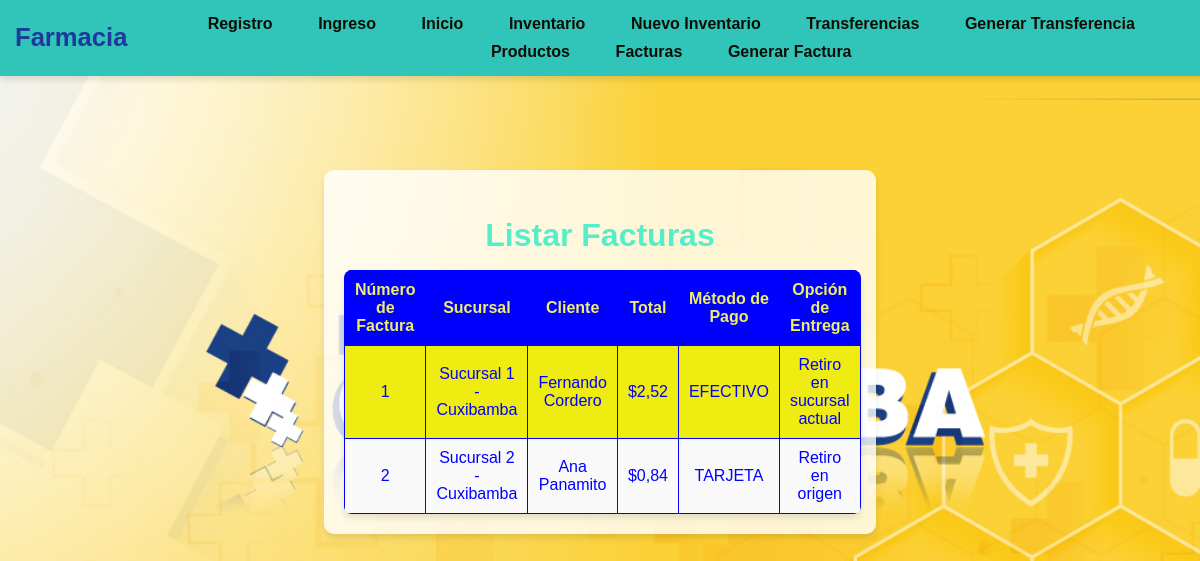
Page /facturas/ on the committed database.
### Farmacia/models.py (models this page shows, shortened)
class Factura(models.Model):
    numero = models.PositiveIntegerField(unique=True)
    fecha = models.DateField()
    sucursal = models.ForeignKey(Sucursal, related_name='factura_list', on_delete=models.CASCADE, null=True)
    cliente = models.ForeignKey(Cliente,related_name='factura_list', on_delete=models.CASCADE)
    inventario = models.ForeignKey(Inventario, on_delete=models.CASCADE, null=True)
    cantidad = models.PositiveIntegerField(default=0)
    impuesto = models.DecimalField(max_digits=10, decimal_places=2, default=0)
    subtotal = models.DecimalField(max_digits=10, decimal_places=2, default=0)
    total = models.DecimalField(max_digits=10, decimal_places=2, default=0)
    metodo_pago = models.CharField(max_length=20, choices=MetodoPago.choices)
    TipoEntrega = models.CharField(max_length=30, choices=TipoEntrega.choices, default=TipoEntrega.RETIRO_ORIGEN)

class Sucursal(models.Model):
    numero = models.PositiveIntegerField(unique=True)
    direccion = models.CharField(max_length=100)
    farmacia = models.ForeignKey(Farmacia, related_name='sucursal_list', on_delete=models.CASCADE)
    def __str__(self):
        return f"Sucursal {self.numero} - {self.farmacia.nombre}"

class Farmacia(models.Model):
    nombre = models.CharField(max_length=50)
    direccion = models.CharField(max_length=100)
    telefono = models.CharField(max_length=15)

class Persona(models.Model):
    nombre = models.CharField(max_length=100)
    cedula = models.CharField(max_length=20, unique=True)
    class Meta:
        abstract = True

class Cliente(Persona):
    telefono = models.CharField(max_length=20)
    email = models.EmailField(null=True, blank=True)
    def __str__(self):
        return self.nombre

### Farmacia/views.py (the view)
# urls.py: path('facturas/', views.listarfacturas, name='listar_facturas'),
def listarfacturas(request):
        facturas = Factura.objects.all()
        return render(request, 'listar_facturas.html', {'facturas': facturas})

### templates/listar_facturas.html (shortened to what this page needs)
{% load static %}
<!DOCTYPE html>
<html lang="es">
<head>
    <link rel="stylesheet" href="{% static 'css/styles.css' %}?v=2">
</head>
<body>
    <header>
        <h1>Farmacia</h1>
        <nav>
            <ul>
                <li><a href="/registro/">Registro</a></li>
                <li><a href="/login/">Ingreso</a></li>
                <li><a href="/inicio/">Inicio</a></li>
                <li><a href="/inventario/">Inventario</a></li>
                <li><a href="/inventario/nuevo/">Nuevo Inventario</a></li>
                <li><a href="/transferencias/">Transferencias</a></li>
                <li><a href="/transferencias/crear/">Generar Transferencia</a></li>
                <li><a href="/productos/">Productos</a></li>
                <li><a href="/facturas/">Facturas</a></li>
                <li><a href="/factura/crear/">Generar Factura</a></li>
            </ul>
        </nav>
    </header>
    <main>
        <div class="table-container">
            <h2>Listar Facturas</h2>
            <table>
                <thead>
                    <tr>
                        <th>Número de Factura</th>
                        <th>Sucursal</th>
                        <th>Cliente</th>
                        <th>Total</th>
                        <th>Método de Pago</th>
                        <th>Opción de Entrega</th>
                    </tr>
                </thead>
                <tbody>
                    {% for factura in facturas %}
                    <tr>
                        <td>{{ factura.numero }}</td>
                        <td>{{ factura.sucursal }}</td>
                        <td>{{ factura.cliente }}</td>
                        <td>${{ factura.total }}</td>
                        <td>{{ factura.metodo_pago }}</td>
                        <td>{{ factura.TipoEntrega }}</td>
                    </tr>
                    {% empty %}
                    <tr>
                        <td colspan="6">No hay facturas disponibles</td>
                    </tr>
                    {% endfor %}
                </tbody>
            </table>
        </div>
    </main>
</body>
</html>

### SistemaFarmacia/static/css/styles.css (style rules this page uses)
:root { --primary: #56eeca; --secondary: #6de0d7; --light-text: #ffffff; --dark-text: #333333; }
body { font-family: Arial, sans-serif; margin: 0; padding: 0; color: var(--dark-text); display: flex; flex-direction: column; align-items: center; justify-content: flex-start; min-height: 100vh; background-color: var(--primary); text-align: center; padding-top: 80px; }
header { background-color: var(--primary); color: var(--light-text); padding: 0.4rem 1rem; display: flex; align-items: center; justify-content: space-between; flex-wrap: wrap; box-shadow: 0 4px 6px rgba(0, 0, 0, 0.1); position: fixed; width: 100%; top: 0; left: 0; z-index: 1000; }
header h1 { margin: 0; font-size: 1.6rem; font-weight: bold; white-space: nowrap; }
nav { flex: 1; display: flex; justify-content: center; }
nav ul { list-style: none; margin: 0; padding: 0; display: flex; flex-wrap: wrap; justify-content: center; gap: 0.6rem; }
nav ul li { margin: 0; }
nav ul li a { text-decoration: none; color: var(--light-text); font-weight: bold; padding: 5px 8px; border-radius: 5px; transition: background-color 0.3s, transform 0.2s; text-align: center; }
main { margin-top: 70px; text-align: center; }
main h2 { color: var(--primary); font-size: 2rem; font-weight: bold; margin-bottom: 1rem; }
.table-container { width: 90%; max-width: 600px; background: var(--light-text); text-align: center; padding: 20px; border-radius: 10px; box-shadow: 0 4px 6px rgba(0, 0, 0, 0.1); margin-bottom: 30px; }
table { width: 100%; border-collapse: collapse; background: white; text-align: left; border-radius: 8px; overflow: hidden; box-shadow: 0 4px 6px rgba(0, 0, 0, 0.1); }
thead { background: var(--primary); color: var(--light-text); }
th, td { padding: 10px 12px; border-bottom: 1px solid #ddd; }
tbody tr:nth-child(even) { background: #f9f9f9; }

### rows in the picture
Factura: numero "1", sucursal "Sucursal 1 - Cuxibamba", cliente "Fernando Cordero", total "2,52", metodo_pago "EFECTIVO", TipoEntrega "Retiro en sucursal actual"
Factura: numero "2", sucursal "Sucursal 2 - Cuxibamba", cliente "Ana Panamito", total "0,84", metodo_pago "TARJETA", TipoEntrega "Retiro en origen"
